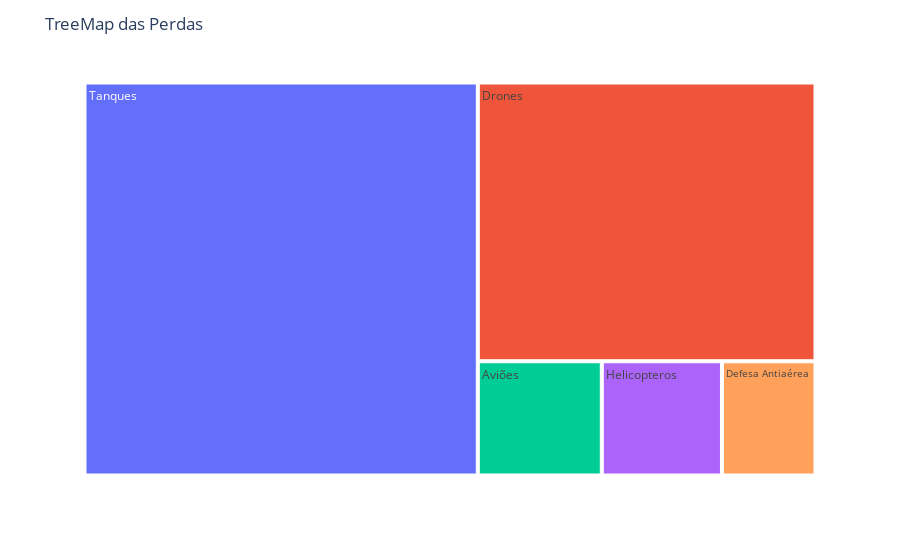

Source (notebook cell):
### Code cell
fig = px.treemap(df2, path=["Equipamento"], values="Total")
fig.update_layout(title='TreeMap das Perdas')

fig.show()

### Figure 1 — Plotly figure (JSON) as saved in the notebook; plotly's stock layout.template omitted (floating-point values rounded to 4 significant figures)
{"data": [{"branchvalues": "total", "domain": {"x": [0, 1], "y": [0, 1]}, "hovertemplate": "labels=%{label}<br>Total=%{value}<br>parent=%{parent}<br>id=%{id}<extra></extra>", "ids": ["Aviões", "Defesa Antiaérea", "Drones", "Helicopteros", "Tanques"], "labels": ["Aviões", "Defesa Antiaérea", "Drones", "Helicopteros", "Tanques"], "name": "", "parents": ["", "", "", "", ""], "type": "treemap", "values": [293, 221, 1947, 284, 3197]}], "layout": {"legend": {"tracegroupgap": 0}, "margin": {"t": 60}, "title": {"text": "TreeMap das Perdas"}}}
